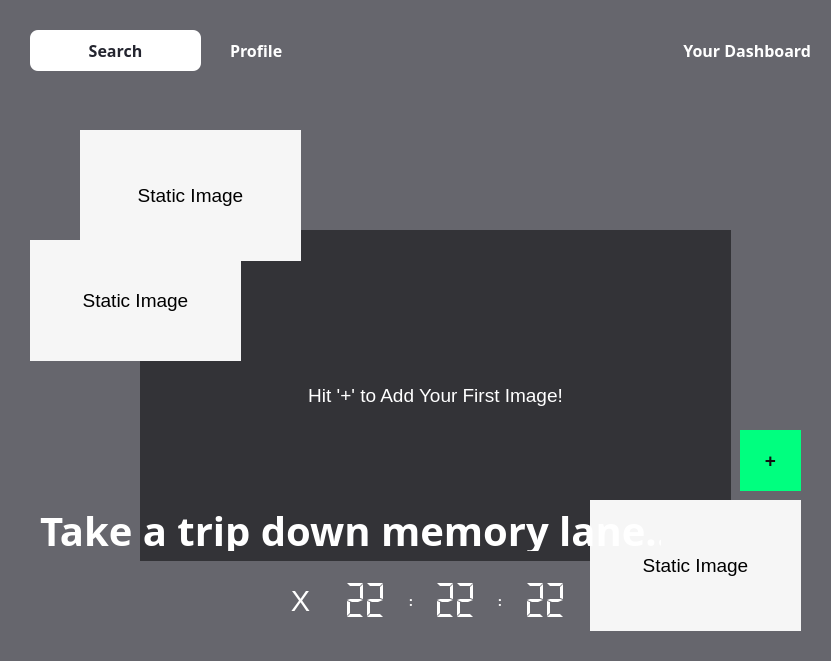
   <widget class="QFrame" name="frame_2">
    <property name="geometry">
     <rect>
      <x>10</x>
      <y>10</y>
      <width>831</width>
      <height>661</height>
     </rect>
    </property>
    <property name="font">
     <font>
      <weight>75</weight>
      <bold>true</bold>
     </font>
    </property>
    <property name="styleSheet">
     <string notr="true">background-color: #66666d;
border-top-left-radius: 25;
border-top-right-radius: 0;
border-bottom-right-radius: 0;
border-bottom-left-radius: 0;</string>
    </property>
    <property name="frameShape">
     <enum>QFrame::StyledPanel</enum>
    </property>
    <property name="frameShadow">
     <enum>QFrame::Raised</enum>
    </property>
    <widget class="QLabel" name="imgLBL">
     <property name="geometry">
      <rect>
       <x>140</x>
       <y>230</y>
       <width>591</width>
       <height>331</height>
      </rect>
     </property>
     <property name="font">
      <font>
       <family>Microsoft JhengHei UI</family>
       <pointsize>14</pointsize>
      </font>
     </property>
     <property name="layoutDirection">
      <enum>Qt::LeftToRight</enum>
     </property>
     <property name="styleSheet">
      <string notr="true">color: #fff;
background-color: rgba(0,0,0,50%);
border-radius: 0;</string>
     </property>
     <property name="text">
      <string>Hit '+' to Add Your First Image!</string>
     </property>
     <property name="alignment">
      <set>Qt::AlignCenter</set>
     </property>
    </widget>
    <widget class="QPushButton" name="addIMG">
     <property name="geometry">
      <rect>
       <x>740</x>
       <y>430</y>
       <width>61</width>
       <height>61</height>
      </rect>
     </property>
     <property name="sizePolicy">
      <sizepolicy hsizetype="Fixed" vsizetype="Fixed">
       <horstretch>0</horstretch>
       <verstretch>0</verstretch>
      </sizepolicy>
     </property>
     <property name="font">
      <font>
       <pointsize>14</pointsize>
       <weight>75</weight>
       <bold>true</bold>
      </font>
     </property>
     <property name="styleSheet">
      <string notr="true">color: #111;
background-color: rgb(0, 255, 127);
border-radius:0px;
</string>
     </property>
     <property name="text">
      <string notr="true">+</string>
     </property>
     <property name="shortcut">
      <string notr="true"/>
     </property>
    </widget>
    <widget class="QLabel" name="cityLBL_2">
     <property name="geometry">
      <rect>
       <x>40</x>
       <y>510</y>
       <width>621</width>
       <height>41</height>
      </rect>
     </property>
     <property name="font">
      <font>
       <family>Microsoft JhengHei Light</family>
       <pointsize>30</pointsize>
       <weight>75</weight>
       <bold>true</bold>
      </font>
     </property>
     <property name="layoutDirection">
      <enum>Qt::LeftToRight</enum>
     </property>
     <property name="styleSheet">
      <string notr="true">color: #fff;
background-color: rgba(0,0,0,0%)</string>
     </property>
     <property name="text">
      <string>Take a trip down memory lane...</string>
     </property>
     <property name="alignment">
      <set>Qt::AlignLeading|Qt::AlignLeft|Qt::AlignVCenter</set>
     </property>
    </widget>
    <widget class="QLabel" name="staticIMG_0">
     <property name="geometry">
      <rect>
       <x>80</x>
       <y>130</y>
       <width>221</width>
       <height>131</height>
      </rect>
     </property>
     <property name="font">
      <font>
       <family>Microsoft JhengHei UI</family>
       <pointsize>14</pointsize>
      </font>
     </property>
     <property name="layoutDirection">
      <enum>Qt::LeftToRight</enum>
     </property>
     <property name="styleSheet">
      <string notr="true">background-color: #f6f6f6;
border-radius: 0;</string>
     </property>
     <property name="text">
      <string>Static Image</string>
     </property>
     <property name="alignment">
      <set>Qt::AlignCenter</set>
     </property>
    </widget>
    <widget class="QLabel" name="staticIMG_1">
     <property name="geometry">
      <rect>
       <x>30</x>
       <y>240</y>
       <width>211</width>
       <height>121</height>
      </rect>
     </property>
     <property name="font">
      <font>
       <family>Microsoft JhengHei UI</family>
       <pointsize>14</pointsize>
      </font>
     </property>
     <property name="layoutDirection">
      <enum>Qt::LeftToRight</enum>
     </property>
     <property name="styleSheet">
      <string notr="true">background-color: #f6f6f6;
border-radius: 0;</string>
     </property>
     <property name="text">
      <string>Static Image</string>
     </property>
     <property name="alignment">
      <set>Qt::AlignCenter</set>
     </property>
    </widget>
    <widget class="QLabel" name="staticIMG_2">
     <property name="geometry">
      <rect>
       <x>590</x>
       <y>500</y>
       <width>211</width>
       <height>131</height>
      </rect>
     </property>
     <property name="font">
      <font>
       <family>Microsoft JhengHei UI</family>
       <pointsize>14</pointsize>
      </font>
     </property>
     <property name="layoutDirection">
      <enum>Qt::LeftToRight</enum>
     </property>
     <property name="styleSheet">
      <string notr="true">background-color: #f6f6f6;
border-radius: 0;</string>
     </property>
     <property name="text">
      <string>Static Image</string>
     </property>
     <property name="alignment">
      <set>Qt::AlignCenter</set>
     </property>
    </widget>
    <widget class="QLabel" name="cityLBL_7">
     <property name="geometry">
      <rect>
       <x>670</x>
       <y>30</y>
       <width>141</width>
       <height>41</height>
      </rect>
     </property>
     <property name="font">
      <font>
       <family>Microsoft JhengHei Light</family>
       <pointsize>12</pointsize>
       <weight>75</weight>
       <bold>true</bold>
      </font>
     </property>
     <property name="layoutDirection">
      <enum>Qt::RightToLeft</enum>
     </property>
     <property name="styleSheet">
      <string notr="true">color: #fff;</string>
     </property>
     <property name="text">
      <string>Your Dashboard</string>
     </property>
     <property name="alignment">
      <set>Qt::AlignRight|Qt::AlignTrailing|Qt::AlignVCenter</set>
     </property>
    </widget>
    <widget class="QLabel" name="cityLBL_8">
     <property name="geometry">
      <rect>
       <x>30</x>
       <y>30</y>
       <width>171</width>
       <height>41</height>
      </rect>
     </property>
     <property name="font">
      <font>
       <family>Microsoft JhengHei Light</family>
       <pointsize>12</pointsize>
       <weight>75</weight>
       <bold>true</bold>
      </font>
     </property>
     <property name="layoutDirection">
      <enum>Qt::RightToLeft</enum>
     </property>
     <property name="styleSheet">
      <string notr="true">color: #24252f;
background-color: #ffffff;
border-width:1.5px;
border-radius:7.5px;</string>
     </property>
     <property name="text">
      <string>Search</string>
     </property>
     <property name="alignment">
      <set>Qt::AlignCenter</set>
     </property>
    </widget>
    <widget class="QLabel" name="cityLBL_22">
     <property name="geometry">
      <rect>
       <x>230</x>
       <y>30</y>
       <width>61</width>
       <height>41</height>
      </rect>
     </property>
     <property name="font">
      <font>
       <family>Microsoft JhengHei Light</family>
       <pointsize>12</pointsize>
       <weight>75</weight>
       <bold>true</bold>
      </font>
     </property>
     <property name="layoutDirection">
      <enum>Qt::RightToLeft</enum>
     </property>
     <property name="styleSheet">
      <string notr="true">color: #fff;</string>
     </property>
     <property name="text">
      <string>Profile</string>
     </property>
     <property name="alignment">
      <set>Qt::AlignLeading|Qt::AlignLeft|Qt::AlignVCenter</set>
     </property>
    </widget>
    <widget class="QFrame" name="frame_3">
     <property name="geometry">
      <rect>
       <x>270</x>
       <y>570</y>
       <width>311</width>
       <height>61</height>
      </rect>
     </property>
     <property name="styleSheet">
      <string notr="true">background-color: rgba(0,0,0,0%)</string>
     </property>
     <property name="frameShape">
      <enum>QFrame::StyledPanel</enum>
     </property>
     <property name="frameShadow">
      <enum>QFrame::Raised</enum>
     </property>
     <widget class="QLCDNumber" name="secondLCD">
      <property name="geometry">
       <rect>
        <x>250</x>
        <y>10</y>
        <width>51</width>
        <height>41</height>
       </rect>
      </property>
      <property name="font">
       <font>
        <pointsize>10</pointsize>
       </font>
      </property>
      <property name="styleSheet">
       <string notr="true">color: #ffffff;
border-color: #f6f6f6;
</string>
      </property>
      <property name="digitCount">
       <number>2</number>
      </property>
      <property name="mode">
       <enum>QLCDNumber::Dec</enum>
      </property>
      <property name="segmentStyle">
       <enum>QLCDNumber::Flat</enum>
      </property>
      <property name="value" stdset="0">
       <double>22.000000000000000</double>
      </property>
     </widget>
     <widget class="QLCDNumber" name="hourLCD">
      <property name="geometry">
       <rect>
        <x>70</x>
        <y>10</y>
        <width>51</width>
        <height>41</height>
       </rect>
      </property>
      <property name="styleSheet">
       <string notr="true">color: #ffffff;
border-color: #f6f6f6;
</string>
      </property>
      <property name="digitCount">
       <number>2</number>
      </property>
      <property name="mode">
       <enum>QLCDNumber::Dec</enum>
      </property>
      <property name="segmentStyle">
       <enum>QLCDNumber::Flat</enum>
      </property>
      <property name="value" stdset="0">
       <double>22.000000000000000</double>
      </property>
     </widget>
     <widget class="QLabel" name="label_36">
      <property name="geometry">
       <rect>
        <x>131</x>
        <y>10</y>
        <width>20</width>
        <height>41</height>
       </rect>
      </property>
      <property name="font">
       <font>
        <family>Microsoft JhengHei</family>
        <pointsize>10</pointsize>
        <weight>75</weight>
        <bold>true</bold>
       </font>
      </property>
      <property name="layoutDirection">
       <enum>Qt::LeftToRight</enum>
      </property>
      <property name="styleSheet">
       <string notr="true">color: #ffffff;
border-color: #f6f6f6;
</string>
      </property>
      <property name="text">
       <string>:</string>
      </property>
      <property name="alignment">
       <set>Qt::AlignCenter</set>
      </property>
     </widget>
     <widget class="QLCDNumber" name="minuteLCD">
      <property name="geometry">
       <rect>
        <x>160</x>
        <y>10</y>
        <width>51</width>
        <height>41</height>
       </rect>
      </property>
      <property name="styleSheet">
       <string notr="true">color: #ffffff;
border-color: #f6f6f6;
</string>
      </property>
      <property name="digitCount">
       <number>2</number>
      </property>
      <property name="mode">
       <enum>QLCDNumber::Dec</enum>
      </property>
      <property name="segmentStyle">
       <enum>QLCDNumber::Flat</enum>
      </property>
      <property name="value" stdset="0">
       <double>22.000000000000000</double>
      </property>
     </widget>
     <widget class="QLabel" name="label_32">
      <property name="geometry">
       <rect>
        <x>220</x>
        <y>10</y>
        <width>20</width>
        <height>41</height>
       </rect>
      </property>
      <property name="font">
       <font>
        <family>Microsoft JhengHei</family>
        <pointsize>10</pointsize>
        <weight>75</weight>
        <bold>true</bold>
       </font>
      </property>
      <property name="layoutDirection">
       <enum>Qt::LeftToRight</enum>
      </property>
      <property name="styleSheet">
       <string notr="true">color: #ffffff;
border-color: #f6f6f6;
</string>
      </property>
      <property name="text">
       <string>:</string>
      </property>
      <property name="alignment">
       <set>Qt::AlignCenter</set>
      </property>
     </widget>
     <widget class="QLabel" name="clockIMG_LBL">
      <property name="geometry">
       <rect>
        <x>10</x>
        <y>10</y>
        <width>41</width>
        <height>41</height>
       </rect>
      </property>
      <property name="font">
       <font>
        <family>Microsoft JhengHei UI</family>
        <pointsize>22</pointsize>
       </font>
      </property>
      <property name="layoutDirection">
       <enum>Qt::LeftToRight</enum>
      </property>
      <property name="styleSheet">
       <string notr="true">color: #fff;
background-color: rgba(0,0,0,0%)</string>
      </property>
      <property name="text">
       <string>X</string>
      </property>
      <property name="alignment">
       <set>Qt::AlignCenter</set>
      </property>
     </widget>
    </widget>
    <zorder>imgLBL</zorder>
    <zorder>staticIMG_2</zorder>
    <zorder>addIMG</zorder>
    <zorder>cityLBL_2</zorder>
    <zorder>staticIMG_0</zorder>
    <zorder>staticIMG_1</zorder>
    <zorder>cityLBL_7</zorder>
    <zorder>cityLBL_8</zorder>
    <zorder>cityLBL_22</zorder>
    <zorder>frame_3</zorder>
   </widget>
